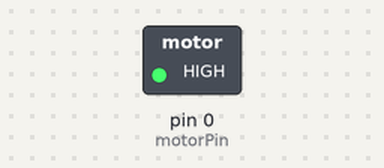
Simulated run of this sketch. Board: Arduino Uno, built with avr-gcc and run on an emulated ATmega328P. On the bench: switched loads named in the sketch (green lamp = pin HIGH). Dashed ring = blinking.

Above: at 0.2 s.
Timing chart, 0 to 3.0 s (numbered marks = the images above):
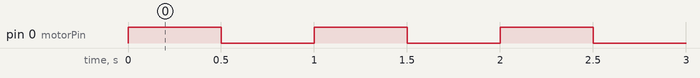

The sketch:

blinktrinketvibration.ino.ino
```cpp
#define motorPin 0

void setup()
{
pinMode(motorPin, OUTPUT);
}

void loop()
{
digitalWrite(motorPin, HIGH);
delay(500);
digitalWrite(motorPin, LOW);
delay (500);

/* digitalWrite(motorPin, HIGH);
delay(500);
digitalWrite(motorPin, LOW);
delay (500);

digitalWrite(motorPin, HIGH);
delay(500);
digitalWrite(motorPin, LOW);
delay (500);

digitalWrite(motorPin, HIGH);
delay(500);
digitalWrite(motorPin, LOW);
delay (500);

digitalWrite(motorPin, HIGH);
delay(500);
digitalWrite(motorPin, LOW);
delay (500);

digitalWrite(motorPin, HIGH);
delay(500);
digitalWrite(motorPin, LOW);
delay (500);

digitalWrite(motorPin, HIGH);
delay(500);
digitalWrite(motorPin, LOW);
delay (500);

digitalWrite(motorPin, HIGH);
delay(500);
digitalWrite(motorPin, LOW);
delay (500);

digitalWrite(motorPin, HIGH);
delay(500);
digitalWrite(motorPin, LOW);
delay (500);

digitalWrite(motorPin, HIGH);
delay(500);
digitalWrite(motorPin, LOW);
delay (500);

digitalWrite(motorPin, HIGH);
delay(500);
digitalWrite(motorPin, LOW);
delay (500);

digitalWrite(motorPin, HIGH);
delay(500);
digitalWrite(motorPin, LOW);
delay (500);

digitalWrite(motorPin, HIGH);
delay(500);
digitalWrite(motorPin, LOW);
delay (500);

digitalWrite(motorPin, HIGH);
delay(500);
digitalWrite(motorPin, LOW);
delay (500);

digitalWrite(motorPin, HIGH);
delay(500);
digitalWrite(motorPin, LOW);
delay (500);

digitalWrite(motorPin, HIGH);
delay(500);
digitalWrite(motorPin, LOW);
delay (500);

delay(50000); */
}
```

Measured:
- by itself, pin 0 (motorPin): alternates HIGH for 0.50 s and LOW for 0.50 s
